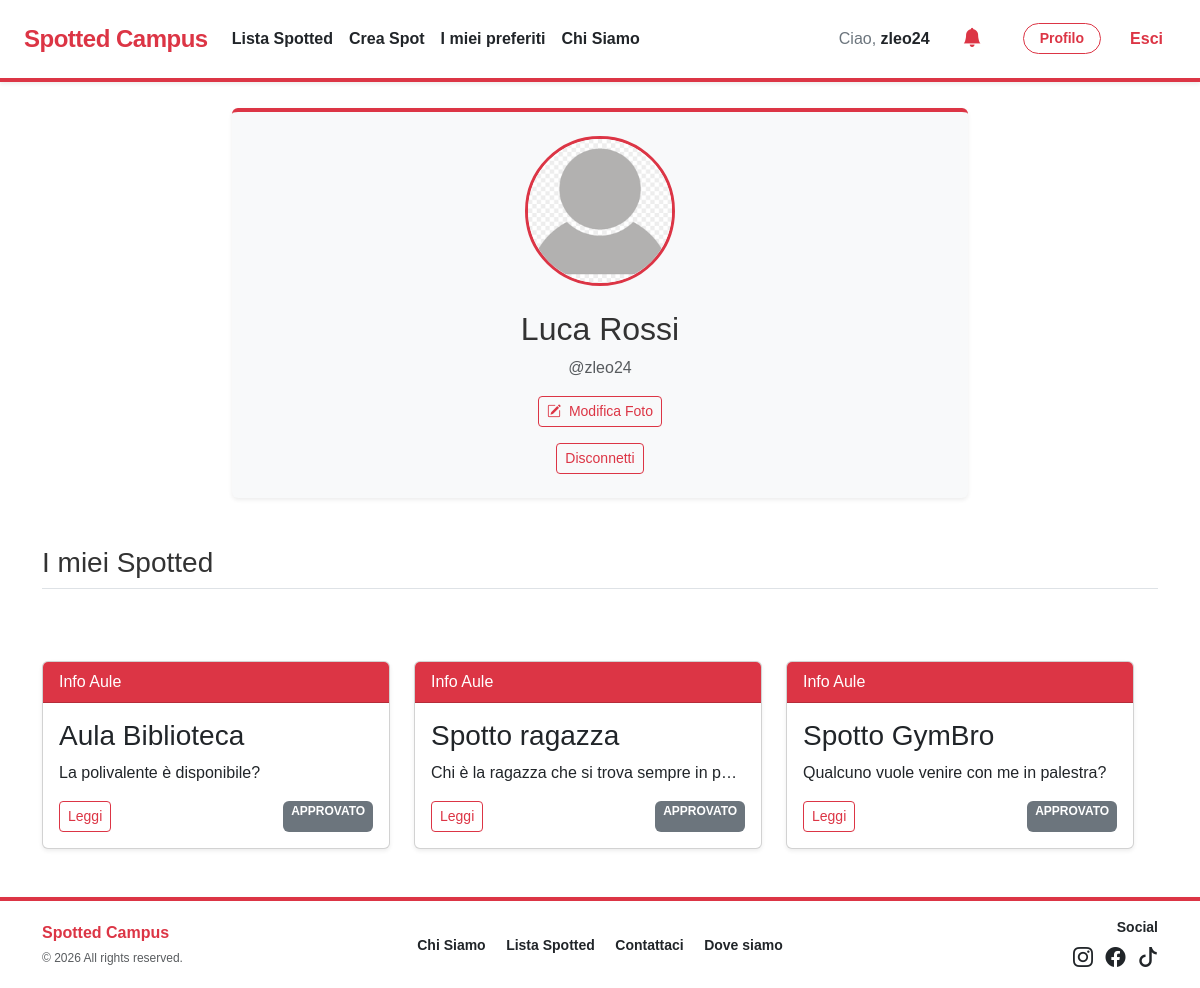
Page /profilo.php (signed in) on the committed database.
### tables this page shows
CREATE TABLE UTENTI (
    username VARCHAR(100) PRIMARY KEY,
    nome VARCHAR(100) NOT NULL,
    cognome VARCHAR(100) NOT NULL,
    password VARCHAR(255) NOT NULL,
    stato ENUM('attivo', 'bloccato') DEFAULT 'attivo',
    idTipo INT NOT NULL, 
    fotoProfilo VARCHAR(255) DEFAULT 'default.png',

    FOREIGN KEY (idTipo) REFERENCES TIPI_UTENTI(idTipo) ON DELETE CASCADE
);

CREATE TABLE SPOT (
    idSpot INT AUTO_INCREMENT PRIMARY KEY,
    titolo VARCHAR(255) NOT NULL,
    testo TEXT NOT NULL,
    dataInserimento DATETIME DEFAULT CURRENT_TIMESTAMP,
    stato ENUM('in_attesa', 'approvato', 'rifiutato') DEFAULT 'in_attesa',
    isAnonymous BOOLEAN DEFAULT 0,
    idCategoria INT NOT NULL,
    idSottoCategoria INT,
    usernameUtente VARCHAR(100),
    usernameAdminApprovato VARCHAR(100) NULL, 
    dataApprovazione DATETIME NULL,

    FOREIGN KEY (idCategoria) REFERENCES CATEGORIE(idCategoria),
    FOREIGN KEY (idSottoCategoria) REFERENCES SOTTOCATEGORIE(idSottoCategoria) ON DELETE SET NULL,
    FOREIGN KEY (usernameUtente) REFERENCES UTENTI(username) ON DELETE SET NULL,
    FOREIGN KEY (usernameAdminApprovato) REFERENCES UTENTI(username) ON DELETE SET NULL
);

CREATE TABLE CATEGORIE (
    idCategoria INT AUTO_INCREMENT PRIMARY KEY,
    nome VARCHAR(100) UNIQUE NOT NULL
);

### profilo.php (called while the page is built, shortened)
<?php
require_once 'bootstrap.php';
$userLogged = $_SESSION["username"];
$userToShow = isset($_GET["user"]) ? $_GET["user"] : $userLogged;
$utente = $dbh->getUserInfo($userToShow);
$templateParams["utente"] = $utente;
$templateParams["isAdminProfile"] = ($utente["idTipo"] == 1);
$templateParams["spots"] = $templateParams["isAdminProfile"] ? [] : $dbh->getSpotsByUsername($userToShow);
$templateParams["isMine"] = ($userLogged == $userToShow);
$templateParams["titolo"] = "Spotted - Profilo di " . htmlspecialchars($utente["username"]);
$templateParams["nome"] = "template/profilo-page.php";
require 'template/base.php';
?>

### utils/functions.php (called while the page is built, shortened)
<?php
function isUserLoggedIn()
{
    return isset($_SESSION["username"]) && isset($_SESSION["logged"]) && isset($_SESSION["admin"]) && $_SESSION["logged"] && !$_SESSION["admin"];
}
?>

### db/database.php (called while the page is built, shortened)
<?php
class DatabaseHelper
{
    private $db;
    public function __construct($servername, $username, $password, $dbname, $port)
    {
        $this->db = new mysqli($servername, $username, $password, $dbname, $port);
    }
    public function getUserInfo($username)
    {
        $stmt = $this->db->prepare("SELECT nome, cognome, username, idTipo, fotoProfilo FROM UTENTI WHERE username = ?");
        $stmt->bind_param('s', $username);
        $stmt->execute();
        return $stmt->get_result()->fetch_assoc();
    }
    public function getSpotsByUsername($username)
    {
        $query = "SELECT S.*, C.nome AS nomeCategoria
                  FROM SPOT S
                  JOIN CATEGORIE C ON S.idCategoria = C.idCategoria
                  WHERE S.usernameUtente = ?
                  ORDER BY S.dataInserimento DESC";
        $stmt = $this->db->prepare($query);
        $stmt->bind_param('s', $username);
        $stmt->execute();
        return $stmt->get_result()->fetch_all(MYSQLI_ASSOC);
    }
}

### bootstrap.php (called while the page is built, shortened)
<?php
require_once("db/database.php");
require_once("utils/functions.php");
$dbh = new DatabaseHelper("localhost", "root", "", "spotted", 3306);
?>

### template/profilo-page.php (the view, shortened to what this page needs)
<section class="container mt-5">
    <div class="row mb-5 justify-content-center">
        <div class="col-md-8 text-center">
            <div class="p-4 bg-light rounded shadow-sm border-top border-danger border-4">
                <?php
                $imgProfile = !empty($templateParams["utente"]["fotoProfilo"]) ? "upload/" . $templateParams["utente"]["fotoProfilo"] : "upload/default.png";
                ?>
                <img src="<?php echo htmlspecialchars($imgProfile); ?>" alt="Foto profilo di <?php echo htmlspecialchars($templateParams["utente"]["username"]); ?>" class="profile-img mb-3">
                <h2 class="mt-2 text-wrap text-break">
                    <?php echo htmlspecialchars($templateParams["utente"]["nome"] . " " . htmlspecialchars($templateParams["utente"]["cognome"])); ?>
                </h2>
                <p class="text-muted">@<?php echo htmlspecialchars($templateParams["utente"]["username"]); ?></p>
                <?php if ($templateParams["isMine"]): ?>
                    <form action="upload-profile-pic.php" method="post" enctype="multipart/form-data" id="profileForm" class="mb-3">
                        <button type="button" class="btn btn-outline-danger btn-sm" id="btnChangePhoto">
                            <span class="bi bi-pencil-square me-1" aria-hidden="true"></span> Modifica Foto
                        </button>
                    </form>
                <?php endif; ?>
                <?php if ($templateParams["isMine"]): ?>
                    <div class="mt-2">
                        <a href="logout.php" class="btn btn-outline-danger btn-sm">Disconnetti</a>
                    </div>
                <?php endif; ?>
            </div>
        </div>
    </div>
    <?php if (!$templateParams["isAdminProfile"]): ?>
        <div class="row">
            <div class="col-12 mb-3">
                <h3 class="border-bottom pb-2">I miei Spotted</h3>
            </div>
            <?php if (count($templateParams["spots"]) > 0): ?>
                <div class="row g-4">
                    <?php foreach ($templateParams["spots"] as $spot): ?>
                        <div class="col-md-6 col-lg-4">
                            <div class="card h-100 shadow-sm">
                                <div class="card-header bg-danger text-white">
                                    <span><?php echo htmlspecialchars($spot["nomeCategoria"]); ?></span>
                                </div>
                                <div class="card-body">
                                    <h3 class="card-title"><?php echo htmlspecialchars($spot["titolo"]); ?></h3>
                                    <p class="card-text text-truncate"><?php echo htmlspecialchars($spot["testo"]); ?></p>
                                    <div class="d-flex justify-content-between mt-3">
                                        <a href="dettaglio-spot.php?id=<?php echo $spot["idSpot"]; ?>"
                                            class="btn btn-sm btn-outline-danger"
                                            aria-label="Leggi lo spot: <?php echo htmlspecialchars($spot["titolo"]); ?>">Leggi</a>
                                        <?php if ($templateParams["isMine"]): ?>
                                            <span class="badge bg-secondary"><?php echo strtoupper($spot["stato"]); ?></span>
                                        <?php endif; ?>
                                    </div>
                                </div>
                            </div>
                        </div>
                    <?php endforeach; ?>
                </div>
            <?php else: ?>
                <div class="text-center mt-4">
                    <p class="text-muted">Nessuno spot pubblicato.</p>
                </div>
            <?php endif; ?>
        </div>
    <?php endif; ?>
</section>

### template/base.php (shortened to what this page needs)
<!DOCTYPE html>
<html lang="it" class="h-100">
<head>
  <link href="https://cdn.jsdelivr.net/npm/bootstrap@5.3.2/dist/css/bootstrap.min.css" rel="stylesheet">
  <link rel="stylesheet" type="text/css" href="./css/style.css" />
  <link rel="stylesheet" href="https://cdn.jsdelivr.net/npm/bootstrap-icons@1.13.1/font/bootstrap-icons.min.css">
</head>
<body class="d-flex flex-column h-100">
  <nav class="navbar navbar-expand-lg navbar-light bg-white fixed-top shadow-sm py-3 border-bottom border-4 border-danger">
    <div class="container-fluid px-4">
      <a class="navbar-brand text-danger fw-bold fs-4" href="index.php">Spotted Campus</a>
      <div class="collapse navbar-collapse" id="navbarCollapse">
        <ul class="navbar-nav me-auto mb-2 mb-lg-0">
          <li class="nav-item">
            <a class="nav-link text-dark fw-bold hover-danger hover-underline" href="lista-categoria.php">Lista Spotted</a>
          </li>
          <?php if (isUserLoggedIn()): ?>
            <li class="nav-item">
              <a class="nav-link text-dark fw-bold hover-danger hover-underline" href="gestione-spot.php">Crea Spot</a>
            </li>
            <li class="nav-item">
              <a class="nav-link text-dark fw-bold hover-danger hover-underline" href="preferiti.php">I miei preferiti</a>
            </li>
          <?php endif; ?>
          <li class="nav-item">
            <a class="nav-link text-dark fw-bold hover-danger hover-underline" href="chi-siamo.php">Chi Siamo</a>
          </li>
        </ul>
        <div class="d-flex align-items-center gap-3">
          <?php if (!isUserLoggedIn() && !isAdminLoggedIn()): ?>
            <a href="login.php" class="btn btn-danger text-white rounded-pill px-4 fw-bold shadow-sm">Accedi</a>
          <?php else: ?>
            <span class="text-secondary fw-medium me-2 d-none d-lg-block">Ciao,
              <span class="text-dark fw-bold"><?php echo $_SESSION["username"]; ?></span>
            </span>
            <?php if (isUserLoggedIn()):
            ?>
              <a href="notifiche.php" id="notification-link"
                class="btn btn-link text-danger me-3 position-relative py-1 px-2 text-decoration-none">
                <span class="bi bi-bell-fill" style="font-size: 1.2rem;"></span>
              </a>
            <?php endif; ?>
            <a href="profilo.php" class="btn btn-outline-danger rounded-pill px-3 fw-bold btn-sm">Profilo</a>
            <a href="logout.php" class="btn btn-link text-danger text-decoration-none fw-bold small">Esci</a>
          <?php endif; ?>
        </div>
      </div>
    </div>
  </nav>
  <main class="flex-shrink-0 pb-5">
    <?php
    if (isset($templateParams["nome"])) {
      require($templateParams["nome"]);
    }
    ?>
    <div class="toast-container position-fixed bottom-0 end-0 p-3">
    </div>
  </main>
  <footer class="bg-white text-dark py-3 mt-auto mt-5 border-top border-4 border-danger shadow-sm">
    <div class="container">
      <div class="row align-items-center">
        <div class="col-md-3 text-center text-md-start">
          <span class="d-block fw-bold text-danger">Spotted Campus</span>
          <small class="text-muted" style="font-size: 0.75rem;">© <?php echo date("Y"); ?> All rights reserved.</small>
        </div>
        <div class="col-md-6 text-center my-2 my-md-0">
          <a href="chi-siamo.php" class="text-dark text-decoration-none fw-bold px-2 small footer-link">Chi Siamo</a>
          <a href="lista-categoria.php" class="text-dark text-decoration-none fw-bold px-2 small footer-link">Lista Spotted</a>
          <a href="mailto:spottedcampus@unibo.com" class="text-dark text-decoration-none fw-bold px-2 small footer-link">Contattaci</a>
          <a href="https://maps.app.goo.gl/dLQ2NFKTWv7YAmEy9" class="text-dark text-decoration-none fw-bold px-2 small footer-link">Dove siamo</a>
        </div>
        <div class="col-md-3 text-center text-md-end">
          <span class="d-block fw-bold small mb-1">Social</span>
          <div>
            <a href="#" class="text-dark me-2 fs-5 text-decoration-none footer-social" aria-label="Vai a Instagram">
              <span class="bi bi-instagram"></span></a>
            <a href="#" class="text-dark me-2 fs-5 text-decoration-none footer-social" aria-label="Vai a Facebook">
              <span class="bi bi-facebook"></span>
            </a>
            <a href="#" class="text-dark fs-5 text-decoration-none footer-social" aria-label="Vai a TikTok">
              <span class="bi bi-tiktok"></span>
            </a>
          </div>
        </div>
      </div>
    </div>
  </footer>
</body>
</html>

### css/style.css (style rules this page uses)
main { padding: 60px 15px 0; }
body { font-family: 'Outfit', sans-serif; background-color: #ffffff; color: #333; margin: 0; }
.profile-img { width: 150px; height: 150px; object-fit: cover; border-radius: 50%; border: 3px solid #dc3545; }
.navbar-brand { font-family: 'Outfit', sans-serif; letter-spacing: -0.5px; }
.nav-link { transition: all 0.2s ease; }
.hover-underline { position: relative; }
.hover-underline::after { content: ''; position: absolute; width: 0; height: 2px; bottom: 0px; left: 0; background-color: #b92b27; transition: width 0.3s; }
.footer-link { transition: all 0.2s ease; position: relative; display: inline-block; }
.footer-social { transition: all 0.3s cubic-bezier(0.175, 0.885, 0.32, 1.275); display: inline-block; }

### rows in the picture
utenti: fotoProfilo (placeholder picture), nome+cognome "Luca Rossi", username "zleo24"
spot: idCategoria.nome "Info Aule", titolo "Aula Biblioteca", testo "La polivalente è disponibile?", stato "APPROVATO"
spot: idCategoria.nome "Info Aule", titolo "Spotto ragazza", testo "Chi è la ragazza che si trova sempre in p…", stato "APPROVATO"
spot: idCategoria.nome "Info Aule", titolo "Spotto GymBro", testo "Qualcuno vuole venire con me in palestra?", stato "APPROVATO"

### other values in the picture
$_SESSION["username"] "zleo24"
